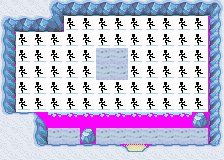

Tiled map render using the project's own tile images. Description and the whole map definition, tile-layer contents included, below:
An orthogonal 14x10 tile map with 16x16 px tiles, 5 tile layers (Ground, Objects_L, Objects_H, Tops, ...), 1 hidden layer not drawn, 3 tilesets.

<map version="1.0" orientation="orthogonal" width="14" height="10" tilewidth="16" tileheight="16">
 <tileset firstgid="1" name="cave" tilewidth="16" tileheight="16" spacing="1">
  <image source="../../tilesets/env/icecave.bmp" trans="ff00ff" width="271" height="526" />
 </tileset>
 <tileset firstgid="497" name="collision" tilewidth="16" tileheight="16" spacing="1">
  <image source="../../tilesets/collision.bmp" trans="ffffff" width="135" height="142" />
 </tileset>
 <tileset firstgid="561" name="behaviour" tilewidth="16" tileheight="16" spacing="1">
  <image source="../../tilesets/behaviour.bmp" trans="ffffff" width="135" height="135" />
 </tileset>
 <layer name="Ground" width="14" height="10">
  <properties>
   <property name="level" value="0" />
  </properties>
  <data encoding="csv">
412,412,412,412,412,412,412,412,412,412,412,412,412,412,
412,412,412,412,412,412,412,412,412,412,412,412,412,412,
412,412,412,412,412,412,412,412,412,412,412,412,412,412,
412,412,412,412,412,412,10,10,412,412,412,412,412,412,
412,412,412,412,412,412,10,10,412,412,412,412,412,412,
412,412,412,412,412,412,412,412,412,412,412,412,412,412,
412,412,412,412,412,412,412,412,412,412,412,412,412,412,
10,10,10,10,10,10,10,10,10,10,10,10,10,10,
10,10,10,10,10,10,10,10,10,10,10,10,10,10,
10,10,10,10,10,10,10,10,10,10,10,10,10,10
</data>
 </layer>
 <layer name="Objects_L" width="14" height="10">
  <properties>
   <property name="level" value="0" />
  </properties>
  <data encoding="csv">
0,0,0,0,0,0,0,0,0,0,0,0,0,0,
0,0,0,0,0,0,0,0,0,0,0,0,0,0,
0,0,0,0,0,0,0,0,0,0,0,0,0,0,
0,0,0,0,0,0,0,0,0,0,0,0,0,0,
0,0,0,0,0,0,0,0,0,0,0,0,0,0,
0,0,0,0,0,0,0,0,0,0,0,0,0,0,
0,0,0,0,0,0,0,0,0,0,0,0,0,0,
0,428,428,428,428,428,428,428,428,428,428,428,428,428,
0,0,0,0,0,0,0,0,0,0,0,0,0,0,
0,0,0,0,0,0,0,0,0,0,0,0,0,0
</data>
 </layer>
 <layer name="Objects_H" width="14" height="10">
  <properties>
   <property name="level" value="0" />
  </properties>
  <data encoding="csv">
42,42,42,60,58,58,58,58,58,58,58,58,58,61,
60,58,58,59,0,0,12,0,0,0,0,0,0,41,
43,0,0,0,0,0,0,0,0,0,11,0,0,41,
43,0,0,0,11,0,0,0,0,0,0,0,0,41,
43,0,0,0,0,0,0,0,0,0,0,0,0,41,
43,0,12,12,0,0,0,0,12,0,0,0,0,41,
43,0,0,0,0,0,0,0,0,0,0,0,0,41,
430,26,27,0,0,0,0,0,0,0,0,0,11,41,
42,42,43,0,0,11,0,0,0,0,0,0,0,41,
42,42,430,26,26,26,26,153,154,155,26,26,26,423
</data>
 </layer>
 <layer name="Tops" width="14" height="10">
  <properties>
   <property name="level" value="1" />
  </properties>
  <data encoding="csv">
0,0,0,0,0,0,0,0,0,0,0,0,0,0,
0,0,0,0,0,0,0,0,0,0,0,0,0,0,
0,0,0,0,0,0,0,0,0,0,0,0,0,0,
0,0,0,0,0,0,0,0,0,0,0,0,0,0,
0,0,0,0,0,0,0,0,0,0,0,0,0,0,
0,0,0,0,0,0,0,0,0,0,0,0,0,0,
0,0,0,0,0,0,0,0,0,0,0,0,0,0,
0,0,0,0,0,0,0,0,0,0,0,0,0,0,
0,0,0,0,0,0,0,0,0,0,0,0,0,0,
0,0,0,0,0,0,0,0,0,0,0,0,0,0
</data>
 </layer>
 <layer name="Collision" width="14" height="10" visible="0">
  <properties>
   <property name="level" value="-1" />
  </properties>
  <data encoding="csv">
515,515,515,498,498,498,498,498,498,498,498,498,498,498,
498,498,498,498,507,507,498,507,507,507,507,507,507,498,
498,507,507,507,507,507,507,507,507,507,498,507,507,498,
498,507,507,507,498,507,507,507,507,507,507,507,507,498,
498,507,507,507,507,507,507,507,507,507,507,507,507,498,
498,507,498,498,507,507,507,507,498,507,507,507,507,498,
498,507,507,507,507,507,507,507,507,507,507,507,507,498,
515,515,498,507,507,507,507,507,507,507,507,507,498,498,
515,515,498,507,507,498,507,507,507,507,507,507,507,498,
515,515,515,515,515,515,515,515,507,515,515,515,515,515
</data>
 </layer>
 <layer name="Behaviour" width="14" height="10">
  <properties>
   <property name="level" value="-2" />
  </properties>
  <data encoding="csv">
0,0,0,0,0,0,0,0,0,0,0,0,0,0,
0,0,0,0,562,562,562,562,562,562,562,562,562,0,
0,562,562,562,562,562,562,562,562,562,562,562,562,0,
0,562,562,562,562,562,0,0,562,562,562,562,562,0,
0,562,562,562,562,562,0,0,562,562,562,562,562,0,
0,562,562,562,562,562,562,562,562,562,562,562,562,0,
0,562,562,562,562,562,562,562,562,562,562,562,562,0,
0,0,0,0,0,0,0,0,0,0,0,0,0,0,
0,0,0,0,0,0,0,0,0,0,0,0,0,0,
0,0,0,0,0,0,0,0,0,0,0,0,0,0
</data>
 </layer>
</map>